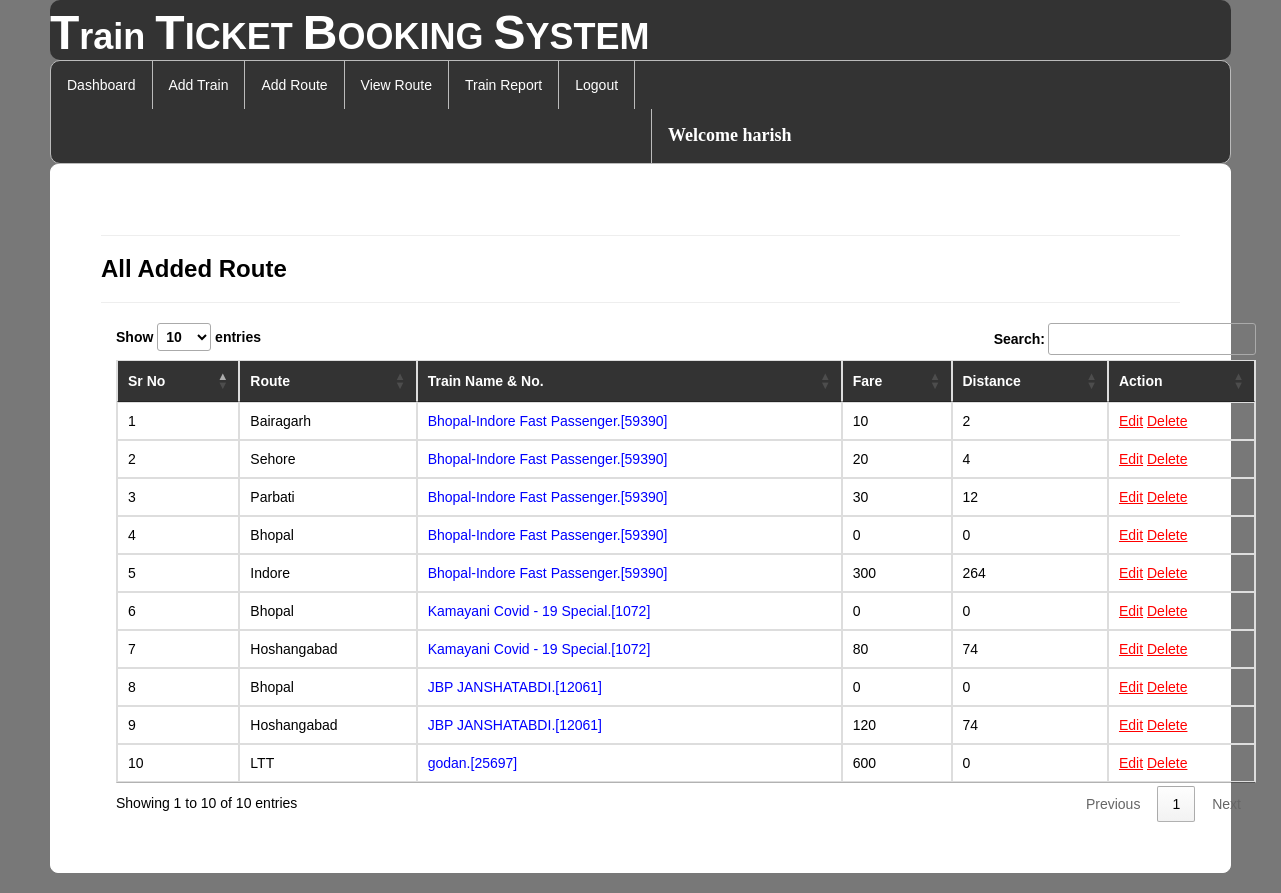
The app's page /availableroute/ (signed in) with its own data.
### railway/models.py (models this page shows, shortened)
class Add_route(models.Model):
    train = models.ForeignKey(Add_Train,on_delete=models.CASCADE,null=True)
    route = models.CharField(max_length=100,null=True)
    distance=models.IntegerField(null=True)
    fare=models.IntegerField(null=True)

class Add_Train(models.Model):
    trainname = models.CharField(max_length=30,null=True)
    train_no = models.IntegerField(null=True)
    from_city = models.CharField(max_length=30,null=True)
    to_city = models.CharField(max_length=30,null=True)
    departuretime=models.CharField(max_length=30,null=True)
    arrivaltime=models.CharField(max_length=30,null=True)
    trevaltime=models.CharField(max_length=100,null=True)
    distance=models.IntegerField(null=True)
    img=models.FileField(null=True)

### railway/views.py (the view)
# urls.py: path('availableroute/', displayroute, name="availableroute"),
def displayroute(request):
    if not request.user.is_authenticated:
        return redirect('login')
    data = Add_route.objects.all()
    data2 = Add_Train.objects.all()
    d = {'data':data,'data2':data2}
    return render(request,"availableroute.html",d)

### railway/templates/availableroute.html (shortened to what this page needs)
{% extends 'navigation3.html' %}
{% load static %}
{% block b %}
<div style="color:Black;border:1px solid white;border-radius:8px;background-color:white;padding:50px">
<hr><h3><strong>All Added Route</strong></h3><hr>
        <div class="container">
<table class="table table-bordered" id="myTable">
  <thead style="color:white;background-color:#333">
  <tr>
    <th>Sr No</th>
    <th>Route</th>
      <th>Train Name & No.</th>
    <th>Fare</th>
    <th>Distance</th>
    <th>Action</th>
  </tr>
  </thead>
   <tbody>
{% for i in data %}
  <tr>
    <td>{{forloop.counter}}</td>
    <td>{{i.route}}</td>
      <td style="color:blue">{{i.train.trainname}}.[{{i.train.train_no}}]</td>
    <td>{{i.fare}}</td>
    <td>{{i.distance}}</td>
    <td style="100px"><a href="{% url 'editroute' i.id %}" style="color:red"><u>Edit</u></a>
        <a href="{% url 'delete_route' i.id %}" style="color:red"><u>Delete</u></a></td>
  </tr>{% endfor %}
    </tbody>
</table>
 </div>
</div>
{% endblock %}

### railway/templates/navigation3.html (shortened to what this page needs)
{% extends 'head.html' %}
{% load static %}
{% block body %}
<link rel = stylesheet href = "//cdn.datatables.net/1.10.19/css/jquery.dataTables.min.css">
<ul class="id2">
  <li id="id1"><a href="{% url 'admindashboard' %}">Dashboard</a></li>
  <li id="id1"><a href="{% url 'add_train' %}">Add Train</a></li>
  <li id="id1"><a href="{% url 'add_route' %}">Add Route</a></li>
  <li id="id1"><a href="{% url 'availableroute' %}">View Route</a></li>
  <li id="id1"><a href="{% url 'view_train'%}">Train Report</a></li>
  <li id="id1"><a href="{% url 'log_out' %}">Logout</a></li>
      <li id="id2" style="margin-left:600px"><a href="" style="color:white"><strong style="font-size:18px;font-family:cursive">Welcome {{request.user.username}}</strong></a></li>
</ul>
{% block b %}
{% endblock %}
{% endblock %}

### railway/templates/navigation3.html (style rules this page uses)
.id2 { list-style-type: none; margin: 0; padding: 0; overflow: hidden; background-color: #333; border-radius:10px; border:1px solid #bbb; }
#id1 { float: left; border-right:1px solid #bbb; }
#id2 { float: left; border-left:1px solid #bbb; }
li:last-child { border-right: none; }
li a { display: block; color: white; text-align: center; padding: 14px 16px; text-decoration: none; }
body { font-family: Arial, Helvetica, sans-serif; }

### records on screen
Add_route: route "Bairagarh", train.trainname "Bhopal-Indore Fast Passenger", train.train_no "59390", fare "10", distance "2"
Add_route: route "Sehore", train.trainname "Bhopal-Indore Fast Passenger", train.train_no "59390", fare "20", distance "4"
Add_route: route "Parbati", train.trainname "Bhopal-Indore Fast Passenger", train.train_no "59390", fare "30", distance "12"
Add_route: route "Bhopal", train.trainname "Bhopal-Indore Fast Passenger", train.train_no "59390", fare "0", distance "0"
Add_route: route "Indore", train.trainname "Bhopal-Indore Fast Passenger", train.train_no "59390", fare "300", distance "264"
Add_route: route "Bhopal", train.trainname "Kamayani Covid - 19 Special", train.train_no "1072", fare "0", distance "0"
Add_route: route "Hoshangabad", train.trainname "Kamayani Covid - 19 Special", train.train_no "1072", fare "80", distance "74"
Add_route: route "Bhopal", train.trainname "JBP JANSHATABDI", train.train_no "12061", fare "0", distance "0"
Add_route: route "Hoshangabad", train.trainname "JBP JANSHATABDI", train.train_no "12061", fare "120", distance "74"
Add_route: route "LTT", train.trainname "godan", train.train_no "25697", fare "600", distance "0"

### other values on screen
{{ request.user.username }} "harish"
